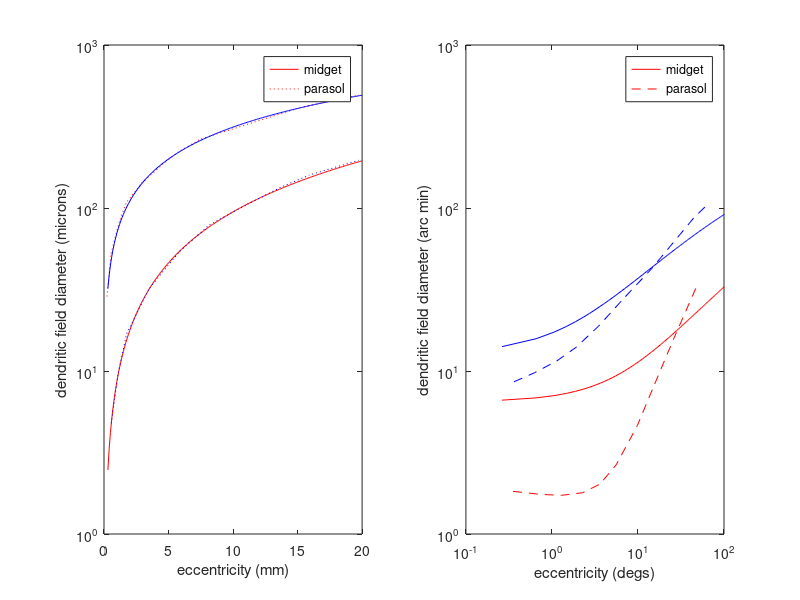

The MATLAB source for this figure:
function Dacey1992

    eccMM = 0.3:0.1:20;
    eccDegsFromMM = @(x)(0.1 + 4.21 * x + 0.038 * x.^2);
    
    midgetDendriticFieldDiameterMicrons = 8.64 * eccMM.^1.04;
    parasolDendriticFieldDiameterMicrons = 70.2 * eccMM.^0.65;
    
    midgetDendriticFieldDiameterArcMin = eccDegsFromMM(midgetDendriticFieldDiameterMicrons/1000)*60;
    parasolDendriticFieldDiameterArcMin =  eccDegsFromMM(parasolDendriticFieldDiameterMicrons/1000)*60;
    figure(1);clf;
    
    subplot(1,2,1)
    parasonDigitizedCurve = [...
2.306079664570E-1	2.865961038329E1; ...
5.450733752621E-1	5.261681549744E1; ...
1.194968553459E0	8.291338746963E1; ...
1.719077568134E0	1.074825010254E2; ...
2.914046121593E0	1.421843981954E2; ...
4.570230607966E0	1.858720266387E2; ...
5.744234800839E0	2.205861197501E2; ...
7.463312368973E0	2.643291681305E2; ...
1.526205450734E1	4.145891898691E2; ...
1.976939203354E1	4.938038231288E2 ...
];
    midgetDigitizedCurve = [ ...
5.660377358491E-1	4.771467302296E0; ...
1.090146750524E0	9.655200197736E0; ...
1.761006289308E0	1.695943640406E1; ...
3.501048218029E0	3.206799103336E1; ...
5.870020964361E0	5.432114918188E1; ...
8.113207547170E0	7.820420288722E1; ...
1.098532494759E1	1.042027161873E2; ...
1.373165618449E1	1.344298482054E2; ...
1.591194968553E1	1.591880730480E2; ...
1.972746331237E1	1.961781375523E2 ...
];
    plot(eccMM, midgetDendriticFieldDiameterMicrons, 'r-'); hold on
    plot(parasonDigitizedCurve(:,1), parasonDigitizedCurve(:,2), 'r:');
    plot(eccMM, parasolDendriticFieldDiameterMicrons, 'b-');
    plot(midgetDigitizedCurve(:,1), midgetDigitizedCurve(:,2), 'b:');
    xlabel('eccentricity (mm)');
    ylabel('dendritic field diameter (microns)');
    set(gca, 'YScale', 'log', 'XLim', [0 20], 'YLim', [1 1000]);
    legend({'midget', 'parasol'})
    
    subplot(1,2,2);
    midgetDigitized = [...
3.525809021569E-1	1.826353756697E0; ...
7.401472978648E-1	1.749586299814E0; ...
1.286382105842E0	1.727458866406E0; ...
2.279013547303E0	1.791798713251E0; ...
3.623535001087E0	2.025345849106E0; ...
5.578375733014E0	2.656658186505E0; ...
9.817647685254E0	4.617450132653E0; ...
1.471101980759E1	7.704777324027E0; ...
2.628561247257E1	1.597809245261E1; ...
4.878001993823E1	3.359407278248E1 ...
];
parasolDigitized = [ ...
3.623645980428E-1	8.588750148213E0; ...
6.302801383368E-1	9.768128463196E0; ...
1.133361795969E0	1.150530154876E1; ...
1.898858889614E0	1.395023374655E1; ...
3.465791815243E0	1.879073284974E1; ...
6.761714516796E0	2.772859143144E1; ...
1.436576746796E1	4.235319034272E1; ...
4.482544971248E1	8.733187096143E1; ...
6.642277177756E1	1.067757770044E2 ...
    ];

    eccMM_rf = -0.23 + 0.87*eccMM + 0.086*(eccMM).^2;
    plot(eccDegsFromMM(eccMM_rf), midgetDendriticFieldDiameterArcMin, 'r-'); hold on
    plot(midgetDigitized(:,1), midgetDigitized(:,2), 'r--');
    plot(eccDegsFromMM(eccMM_rf), parasolDendriticFieldDiameterArcMin, 'b-');
    plot(parasolDigitized(:,1), parasolDigitized(:,2), 'b--');
    xlabel('eccentricity (degs)');
    ylabel('dendritic field diameter (arc min)');
    set(gca, 'YScale', 'log', 'Xscale', 'log', 'XLim', [0.1 100], 'YLim', [1 1000]);
    legend({'midget', 'parasol'})
end

